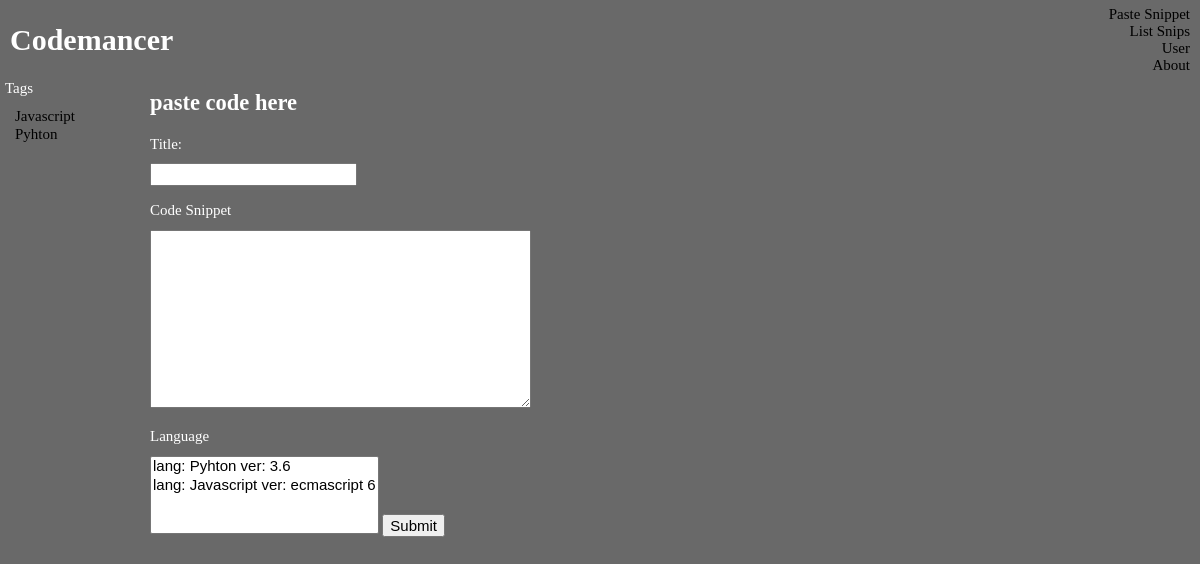
Before: /pasting/ with the older database file.
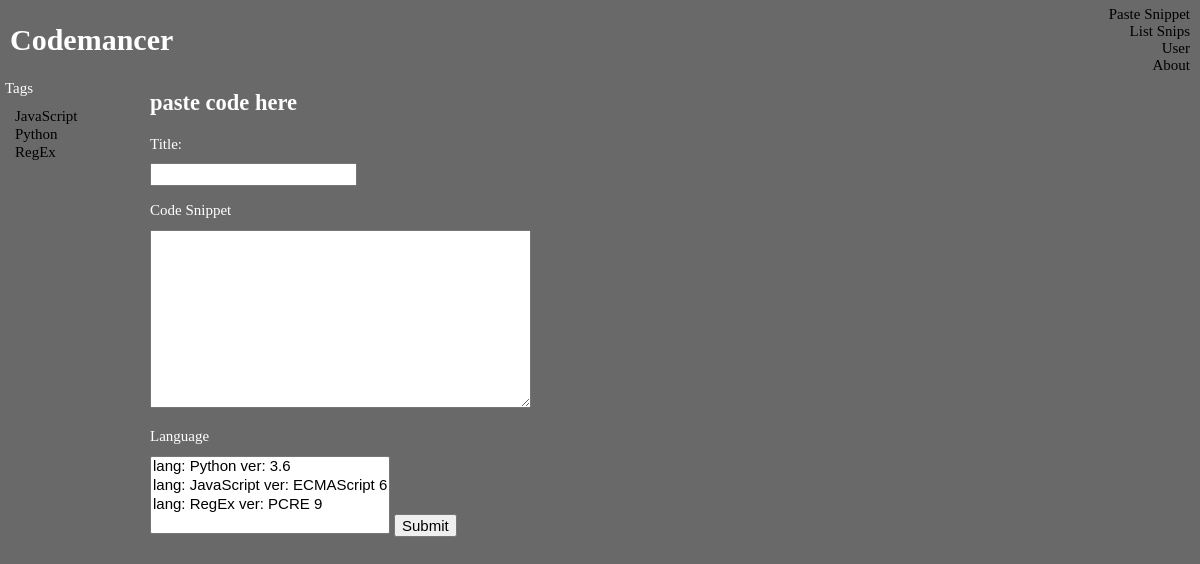
After: the same page with the newer database file.
### snippets/models.py (models this page shows)
class Language(models.Model):
    name = models.CharField(max_length=120)
    version = models.CharField(max_length=20)
    base_doc_url = models.URLField()
    class Meta:
        unique_together = ['name', 'version']
    def __str__(self):
        return f'lang: {self.name} ver: {self.version}'

### pages/views.py (the view, shortened to what this page needs)
# urls.py: url(r'^pasting/', create_snippet, name='create_snippet'),
def create_snippet(request):
    if request.method == 'GET':
        form = SnippetForm()
    lang = Language.objects.order_by('name')
    context = {'form': form, 'lang': lang}
    return render(request, 'create.html', context)

### snippets/forms.py
class SnippetForm(forms.ModelForm):
    class Meta:
        model = Snippet
        fields = ('author', 'title', 'code', 'language')

### pages/templates/create.html (shortened to what this page needs)
{% extends 'base.html' %}
{% load static %}
{% block my_style %}
  <link rel="stylesheet" type="text/css" href="{% static 'pages/css/create.css' %}">
{% endblock %}
{% block first_block %}
    <h2>paste code here</h2>
    <form action='' method='POST'>
      <label>
        <p>Title:</p>
        {{ form.title }}
      </label>
      <label>
        <p>Code Snippet</p>
        {{ form.code }}
      </label>
      <label>
        <p>Language</p>
        {{ form.language }}
      </label>
      <button>Submit</button>
    </form>
{% endblock %}

### pages/templates/base.html (shortened to what this page needs)
<!DOCTYPE html>
<html>
<head>
  {% load static %}
  <link rel="stylesheet" type="text/css" href="{% static 'pages/css/normalize.css' %}">
  {% block my_style %}{% endblock %}
  <link rel="stylesheet" type="text/css" href="{% static 'pages/css/style.css' %}">
</head>
<body>
  <header>
    <h1>Codemancer</h1>
    <ul class='header-nav'>
      <li><a href='http://127.0.0.1:8000/pasting/'>Paste Snippet</a></li>
      <li><a href='http://127.0.0.1:8000/list_snips/'>List Snips</a></li>
      <li><a href='#'>User</a></li>
      <li><a href='#'>About</a></li>
    </ul>
  </header>
  <div class='side-nav'>
    <p>Tags</p>
    <ul>
      {% for l in lang %}
        <li><a href='#'>{{ l.name }}</a></li>
      {% endfor %}
    </ul>
  </div>
  <section class='main'>
    {% block first_block %}
    {% endblock %}
  </section>
</body>
</html>

Changed rows visible on the page:
changed Language: name "Javascript" → "JavaScript"
changed Language: name "Pyhton" → "Python"
added Language: name "RegEx"
Other visible differences:
form field language: "lang: Pyhton ver: 3.6 / lang: Javascript ver: ecmascript 6" → "lang: Python ver: 3.6 / lang: JavaScript ver: ECMAScript 6 / lang: RegEx ver: PCRE 9"
